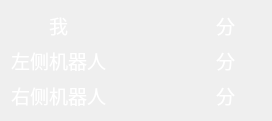
<?xml version="1.0" encoding="UTF-8"?>
<ui version="4.0">
 <class>ScorePanel</class>
 <widget class="QWidget" name="ScorePanel">
  <property name="geometry">
   <rect>
    <x>0</x>
    <y>0</y>
    <width>272</width>
    <height>106</height>
   </rect>
  </property>
  <property name="windowTitle">
   <string>Form</string>
  </property>
  <layout class="QGridLayout" name="gridLayout">
   <item row="0" column="0">
    <widget class="QLabel" name="meTitle">
     <property name="font">
      <font>
       <family>微软雅黑</family>
       <pointsize>14</pointsize>
       <bold>false</bold>
      </font>
     </property>
     <property name="styleSheet">
      <string notr="true">color: rgb(255, 255, 255);</string>
     </property>
     <property name="text">
      <string>我</string>
     </property>
     <property name="alignment">
      <set>Qt::AlignCenter</set>
     </property>
    </widget>
   </item>
   <item row="0" column="1">
    <widget class="QLabel" name="meScore">
     <property name="font">
      <font>
       <family>微软雅黑</family>
       <pointsize>14</pointsize>
       <bold>false</bold>
      </font>
     </property>
     <property name="styleSheet">
      <string notr="true">color: rgb(255, 255, 255);</string>
     </property>
     <property name="text">
      <string/>
     </property>
     <property name="alignment">
      <set>Qt::AlignCenter</set>
     </property>
    </widget>
   </item>
   <item row="0" column="2">
    <widget class="QLabel" name="score1">
     <property name="font">
      <font>
       <family>微软雅黑</family>
       <pointsize>14</pointsize>
       <bold>false</bold>
      </font>
     </property>
     <property name="styleSheet">
      <string notr="true">color: rgb(255, 255, 255);</string>
     </property>
     <property name="text">
      <string>分</string>
     </property>
     <property name="alignment">
      <set>Qt::AlignCenter</set>
     </property>
    </widget>
   </item>
   <item row="1" column="0">
    <widget class="QLabel" name="leftTitle">
     <property name="font">
      <font>
       <family>微软雅黑</family>
       <pointsize>14</pointsize>
       <bold>false</bold>
      </font>
     </property>
     <property name="styleSheet">
      <string notr="true">color: rgb(255, 255, 255);</string>
     </property>
     <property name="text">
      <string>左侧机器人</string>
     </property>
     <property name="alignment">
      <set>Qt::AlignCenter</set>
     </property>
    </widget>
   </item>
   <item row="1" column="1">
    <widget class="QLabel" name="leftScore">
     <property name="font">
      <font>
       <family>微软雅黑</family>
       <pointsize>14</pointsize>
       <bold>false</bold>
      </font>
     </property>
     <property name="styleSheet">
      <string notr="true">color: rgb(255, 255, 255);</string>
     </property>
     <property name="text">
      <string/>
     </property>
     <property name="alignment">
      <set>Qt::AlignCenter</set>
     </property>
    </widget>
   </item>
   <item row="1" column="2">
    <widget class="QLabel" name="score2">
     <property name="font">
      <font>
       <family>微软雅黑</family>
       <pointsize>14</pointsize>
       <bold>false</bold>
      </font>
     </property>
     <property name="styleSheet">
      <string notr="true">color: rgb(255, 255, 255);</string>
     </property>
     <property name="text">
      <string>分</string>
     </property>
     <property name="alignment">
      <set>Qt::AlignCenter</set>
     </property>
    </widget>
   </item>
   <item row="2" column="0">
    <widget class="QLabel" name="rightTitle">
     <property name="font">
      <font>
       <family>微软雅黑</family>
       <pointsize>14</pointsize>
       <bold>false</bold>
      </font>
     </property>
     <property name="styleSheet">
      <string notr="true">color: rgb(255, 255, 255);</string>
     </property>
     <property name="text">
      <string>右侧机器人</string>
     </property>
     <property name="alignment">
      <set>Qt::AlignCenter</set>
     </property>
    </widget>
   </item>
   <item row="2" column="1">
    <widget class="QLabel" name="rightScore">
     <property name="font">
      <font>
       <family>微软雅黑</family>
       <pointsize>14</pointsize>
       <bold>false</bold>
      </font>
     </property>
     <property name="styleSheet">
      <string notr="true">color: rgb(255, 255, 255);</string>
     </property>
     <property name="text">
      <string/>
     </property>
     <property name="alignment">
      <set>Qt::AlignCenter</set>
     </property>
    </widget>
   </item>
   <item row="2" column="2">
    <widget class="QLabel" name="score3">
     <property name="font">
      <font>
       <family>微软雅黑</family>
       <pointsize>14</pointsize>
       <bold>false</bold>
      </font>
     </property>
     <property name="styleSheet">
      <string notr="true">color: rgb(255, 255, 255);</string>
     </property>
     <property name="text">
      <string>分</string>
     </property>
     <property name="alignment">
      <set>Qt::AlignCenter</set>
     </property>
    </widget>
   </item>
  </layout>
 </widget>
 <resources/>
 <connections/>
</ui>
